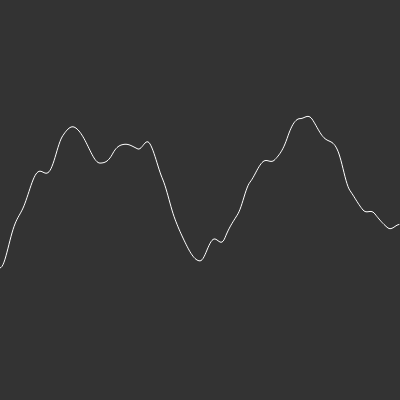
Frame 1 (no input)
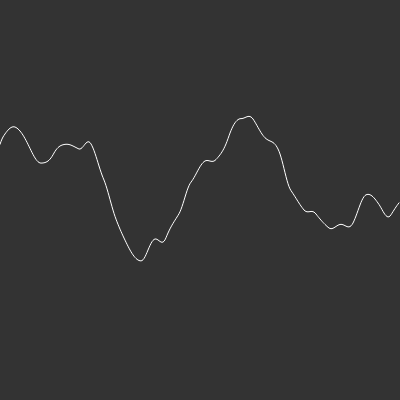
Frame 60 (no input)
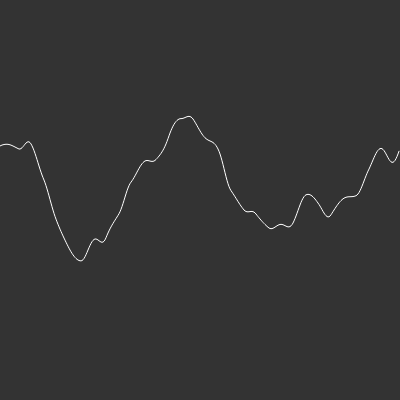
Frame 120 (the mouse pressed at the canvas centre since frame 60)

The p5.js sketch that drew these frames (run headless with seeded random() and noise() and a simulated clock; from frame 60 on, the mouse is pressed at the canvas centre):

// p5.js sketch
// ── sketch.js
var xoff1 = 0;
var xoff2 = 1000;
var inc = 0.01;
var start = 0

function setup() {
	createCanvas(400, 400);
}

function draw(){
	background(51);

	// var x = map(noise(xoff1), 0, 1, 0, width);
	// var y = map(noise(xoff2), 0, 1, 0, height);

	// xoff1 += 0.02;
	// xoff2 += 0.02;

	// ellipse(x, y, 10, 10);
	stroke(255);
	noFill();
	beginShape();
	var xoff = start
	for (var x = 0; x < width; x++) {
		stroke(255);
		// var y = random(height)
		var y = noise(xoff) * height
		vertex(x,y);

		xoff += inc
	}
	endShape();

	start += inc
	// noLoop()
}
